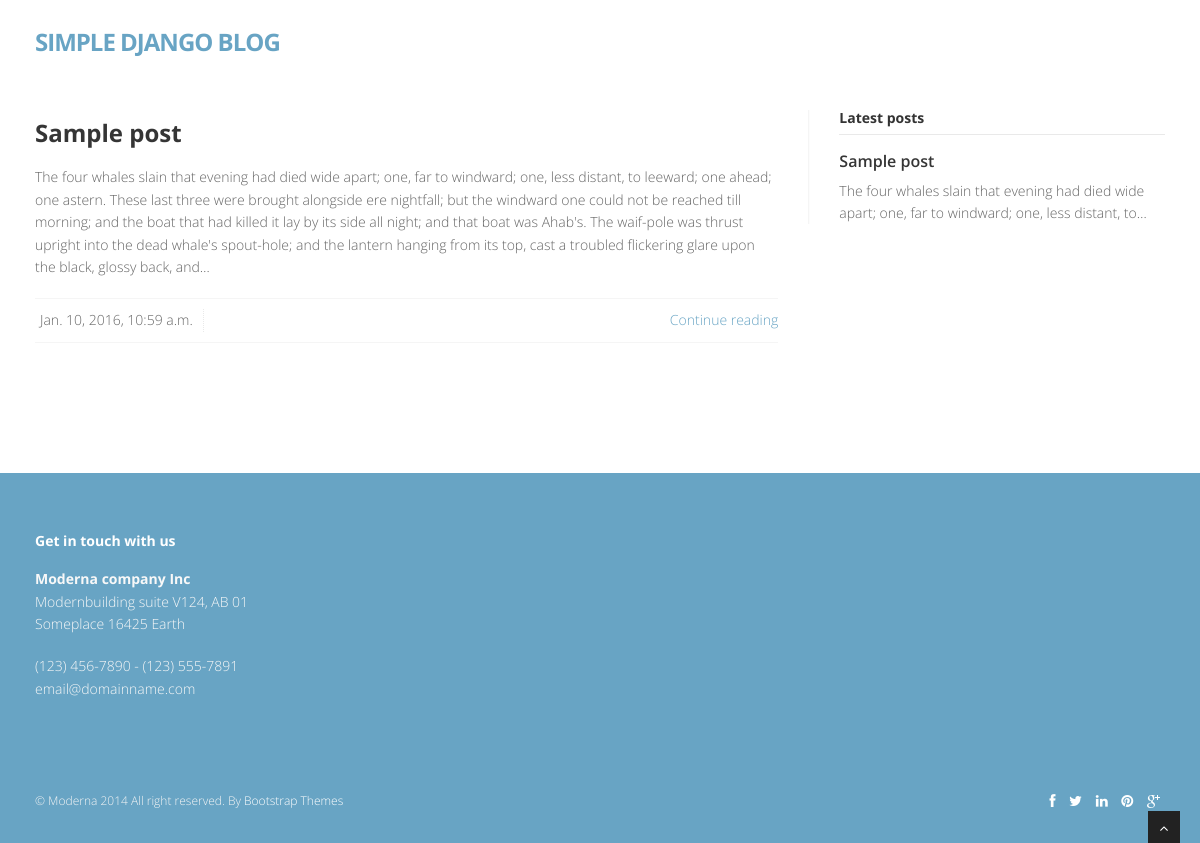
Page /category/ahab on the committed database.
### blog/models.py (models this page shows, shortened)
class Post(models.Model):
    title = models.CharField(max_length=255)
    pub_date = models.DateTimeField(auto_now_add=True)
    slug = models.SlugField(unique=True, max_length=255)
    content = models.TextField()
    category = models.ForeignKey('blog.Category')
    class Meta:
        ordering = ['-pub_date']
    def get_absolute_url(self):
        return "/%s/%s/%s/" % (self.pub_date.year, self.pub_date.month, self.slug)

### blog/views.py (the view)
# urls.py: url(r'^category/(?P<slug>[a-zA-Z0-9-]+)/?$', CategoryListView.as_view(
class CategoryListView(ListView):
    def get_queryset(self):
        slug = self.kwargs['slug']
        try:
            category = Category.objects.get(slug=slug)
            return Post.objects.filter(category=category)
        except Category.DoesNotExist:
            return Post.objects.none()
    def get_context_data(self, **kwargs):
        context = super(CategoryListView, self).get_context_data(**kwargs)
        slug = self.kwargs['slug']
        try:
            context['category'] = Category.objects.get(slug=slug)
        except Category.DoesNotExist:
            context['category'] = None
        return context

### blog/templates/blog/post_list.html (shortened to what this page needs)
{% extends "blog/includes/base.html" %}
{% block content %}
    {% if object_list %}
        {% for post in object_list %}
            <article>
                <div class="post-image">
                    <div class="post-heading">
                        <h3><a href="{{ post.get_absolute_url }}">{{ post.title }}</a></h3>
                    </div>
                </div>
                <p>
                    {{ post.content|truncatechars:500 }}
                </p>
                <div class="bottom-article">
                    <ul class="meta-post">
                        <li>{{ post.pub_date }}</li>
                    </ul>
                    <a class="pull-right" href="{{ post.get_absolute_url }}">Continue reading </a>
                </div>
            </article>
        {% endfor %}
    {% else %}
        <p>No posts found</p>
    {% endif %}
{% endblock %}

### blog/templates/blog/includes/base.html (shortened to what this page needs)
{% load staticfiles %}
<!DOCTYPE html>
<html lang="en">
<head>
    <link href="{% static 'blog/css/bootstrap.min.css' %}" rel="stylesheet" />
    <link href="{% static 'blog/css/fancybox/jquery.fancybox.css' %}" rel="stylesheet">
    <link href="{% static 'blog/css/jcarousel.css' %}" rel="stylesheet" />
    <link href="{% static 'blog/css/flexslider.css' %}" rel="stylesheet" />
    <link href="{% static 'blog/css/style.css' %}" rel="stylesheet" />
    <link href="{% static 'blog/skins/default.css' %}" rel="stylesheet" />
</head>
<body>
<div id="wrapper">
<header>
    <div class="navbar navbar-default navbar-static-top">
        <div class="container">
            <div class="navbar-header">
                <a class="navbar-brand" href="/"><span>Simple Django Blog</span></a>
            </div>
        </div>
    </div>
</header>
<section id="content">
    <div class="container">
        <div class="row">
            <div class="col-lg-8">
                {% block content %}{% endblock %}
            </div>
            <div class="col-lg-4">
                <aside class="right-sidebar">
                    {% if object_list %}
                    <div class="widget">
                            <h5 class="widgetheading">Latest posts</h5>
                            <ul class="recent">
                            {% for post in object_list|slice:":3" %}
                                <li>
                                    <h6><a href="{{ post.get_absolute_url }}">{{ post.title }}</a></h6>
                                    <p>
                                        {{ post.content|truncatechars:100 }}
                                    </p>
                                </li>
                            {% endfor %}
                            </ul>
                    </div>
                    {% endif %}
                </aside>
            </div>
        </div>
    </div>
</section>
<footer>
    <div class="container">
        <div class="row">
            <div class="col-lg-3">
                <div class="widget">
                    <h5 class="widgetheading">Get in touch with us</h5>
                    <address>
                        <strong>Moderna company Inc</strong><br>
                        Modernbuilding suite V124, AB 01<br>
                        Someplace 16425 Earth </address>
                    <p>
                         (123) 456-7890 - (123) 555-7891 <br>
                         email@domainname.com
                    </p>
                </div>
            </div>
        </div>
    </div>
    <div id="sub-footer">
        <div class="container">
            <div class="row">
                <div class="col-lg-6">
                    <div class="copyright">
                        <p>
                            <span>&copy; Moderna 2014 All right reserved. By </span><a href="http://bootstraptaste.com" target="_blank">Bootstrap Themes</a>
                        </p>
                    </div>
                </div>
                <div class="col-lg-6">
                    <ul class="social-network">
                        <li><a href="#" data-placement="top" title="Facebook"><i class="fa fa-facebook"></i></a></li>
                        <li><a href="#" data-placement="top" title="Twitter"><i class="fa fa-twitter"></i></a></li>
                        <li><a href="#" data-placement="top" title="Linkedin"><i class="fa fa-linkedin"></i></a></li>
                        <li><a href="#" data-placement="top" title="Pinterest"><i class="fa fa-pinterest"></i></a></li>
                        <li><a href="#" data-placement="top" title="Google plus"><i class="fa fa-google-plus"></i></a></li>
                    </ul>
                </div>
            </div>
        </div>
    </div>
</footer>
</div>
<a href="#" class="scrollup"><i class="fa fa-angle-up active"></i></a>
</body>
</html>

### blog/static/blog/css/style.css (style rules this page uses)
body { font-family:'Open Sans', Arial, sans-serif; font-size:14px; font-weight:300; line-height:1.6em; color:#656565; }
h1,h2, h3, h4, h5, h6 { font-family:'Open Sans', Arial, sans-serif; font-weight:700; line-height:1.1em; color:#333; margin-bottom: 20px; }
.container { padding:0 20px 0 20px; position:relative; }
#wrapper { width:100%; margin:0; padding:0; }
.row,.row-fluid { margin-bottom:30px; }
header .navbar { margin-bottom: 0; }
.navbar-default { border: none; }
.navbar-brand { color: #222; text-transform: uppercase; font-size: 24px; font-weight: 700; line-height: 1em; letter-spacing: -1px; margin-top: 30px; padding: 0 0 0 15px; }
header .navbar-default { background-color: #fff; }
header .navbar { min-height: 100px; }
#content { position:relative; background:#fff; padding:0px 0 40px 0; }
.widgetheading { width:100%; padding:0; }
aside .widgetheading { position: relative; border-bottom: #e9e9e9 1px solid; padding-bottom: 9px; }
footer .widgetheading { position: relative; }
article { margin-bottom:40px; }
article .post-heading h3 { margin-bottom:20px; }
article .post-heading h3 a { font-weight:700; color:#353535; }
.post-image { margin-bottom:20px; }
ul.meta-post { float:left; margin: 0; padding:0; list-style:none; }
ul.meta-post li { float:left; margin:0 10px 0 0; padding:0; list-style:none; border-right:1px dotted #e9e9e9; padding-right:10px; }
.bottom-article { overflow: hidden; border-top:1px solid #f5f5f5; border-bottom:1px solid #f5f5f5; padding:10px 0 10px 0; margin-top:20px; }
aside { position:relative; margin-bottom:40px; }
.right-sidebar { border-left:1px solid #f5f5f5; padding:0 0 0 30px; -webkit-box-shadow:inset 1px 0 0 0 rgba(0,0,0,.01); box-shadow:inset 1px 0 0 0 rgba(0,0,0,.01); }
aside .widget { margin-bottom:40px; }
ul.cat, ul.recent, ul.folio-detail, ul.contact-info { margin:0; padding:0; list-style:none; }
ul.cat li, ul.recent li, ul.folio-detail li, ul.contact-info li { margin:0 0 15px 0; list-style:none; }
.widget ul.recent li { margin-bottom:20px; }
ul.recent li h6 { margin:0 0 10px 0; }
ul.recent li h6 a { color:#353535; font-size:16px; font-weight:600; }
footer { padding:50px 0 0 0; color:#f8f8f8; }
footer a { color:#fff; }
footer h1, footer h2, footer h3, footer h4, footer h5, footer h6 { color:#fff; }
footer address { line-height:1.6em; }
ul.social-network { list-style:none; margin:0; }
ul.social-network li { display:inline; margin: 0 5px; }
#sub-footer { text-shadow:none; color:#f5f5f5; padding:0; padding-top:30px; margin:20px 0 0 0; }
#sub-footer p { margin:0; padding:0; }
#sub-footer span { color:#f5f5f5; }
.copyright { text-align:left; font-size:12px; }
#sub-footer ul.social-network { float:right; }
.scrollup { position:fixed; width:32px; height:32px; bottom:0px; right:20px; background: #222; }
a.scrollup { outline:0; text-align: center; }
a.scrollup i { margin-top: 10px; color: #fff; }

### blog/static/blog/skins/default.css (style rules this page uses)
a, a:hover,a:focus,a:active, footer a.text-link:hover, strike, .post-meta span a:hover, footer a.text-link, ul.meta-post li a:hover, ul.cat li a:hover, ul.recent li h6 a:hover, ul.portfolio-categ li.active a, ul.portfolio-categ li.active a:hover, ul.portfolio-categ li a:hover,ul.related-post li h4 a:hover, span.highlight,article .post-heading h3 a:hover, .navbar .nav > .active > a,.navbar .nav > .active > a:hover,.navbar .nav > li > a:hover,.navbar .nav > li > a:focus,.navbar .nav > .active > a:focus, .validation { color:#68A4C4; }
.navbar-brand span { color: #68A4C4; }
footer { background:#68A4C4; }
#sub-footer { background:#68A4C4; }

### blog/static/blog/css/overwrite.css (style rules this page uses)
.widget h4,.widget h5 { font-weight:700; margin-bottom:20px; }
ul, ol { padding: 0; margin: 0 0 10px 25px; }
li { line-height: 1.6em; }

### rows in the picture
Post: title "Sample post", content "The four whales slain that evening had died wide apart; one, far to windward; one, less distant, to leeward; one ahead; one astern. These last three were brought alongside ere nightfall; but the windward one could not be reached till morning; and the boat that had killed it lay by its side all night; and that boat was Ahab's. The waif-pole was thrust upright into the dead whale's spout-hole; and the lantern hanging from its top, cast a troubled flickering glare upon the black, glossy back, and…", pub_date "Jan. 10, 2016, 10:59 a.m.", content "The four whales slain that evening had died wide apart; one, far to windward; one, less distant, to…"
